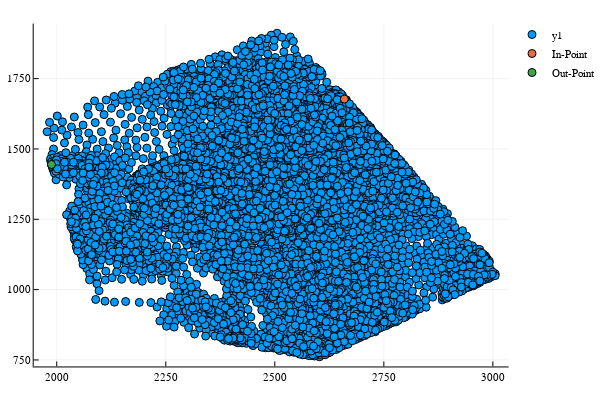

Notebook source saved alongside this figure:
### Code cell
using Plots
plotly()
key = [3]
## scatter the cluster point
Points = Data[:,Clusters[key]]
scatter(Points[1,:], Points[2,:])
## scatter the in-point
InPt = Clusters[key][In_Out_Dict[key][1]]
scatter!([Data[1,InPt]], [Data[2,InPt]], label = "In-Point")
## scatter the out-point
OutPt = Clusters[key][In_Out_Dict[key][2]]
scatter!([Data[1,OutPt]], [Data[2,OutPt]], label = "Out-Point")

### Figure 1 — Plotly figure (JSON) as saved in the notebook; plotly's stock layout.template omitted (floating-point values rounded to 4 significant figures; data arrays with more than 128 entries replaced by an {"elided": "..."} marker saying what was removed)
{"data": [{"colorbar": {"title": ""}, "hoverinfo": "text", "legendgroup": "y1", "marker": {"color": "rgba(0, 154, 250, 1.000)", "line": {"color": "rgba(0, 0, 0, 1.000)", "width": 1}, "size": 8, "symbol": "circle"}, "mode": "markers", "name": "y1", "showlegend": true, "text": {"elided": "12615 null values"}, "type": "scatter", "x": {"elided": "12615 float values"}, "xaxis": "x1", "y": {"elided": "12615 float values"}, "yaxis": "y1", "zmax": 0.1, "zmin": -0.1}, {"colorbar": {"title": ""}, "hoverinfo": "text", "legendgroup": "In-Point", "marker": {"color": "rgba(227, 111, 71, 1.000)", "line": {"color": "rgba(0, 0, 0, 1.000)", "width": 1}, "size": 8, "symbol": "circle"}, "mode": "markers", "name": "In-Point", "showlegend": true, "text": [null], "type": "scatter", "x": [2659.0], "xaxis": "x1", "y": [1677.0], "yaxis": "y1", "zmax": 0.1, "zmin": -0.1}, {"colorbar": {"title": ""}, "hoverinfo": "text", "legendgroup": "Out-Point", "marker": {"color": "rgba(62, 164, 78, 1.000)", "line": {"color": "rgba(0, 0, 0, 1.000)", "width": 1}, "size": 8, "symbol": "circle"}, "mode": "markers", "name": "Out-Point", "showlegend": true, "text": [null], "type": "scatter", "x": [1988.0], "xaxis": "x1", "y": [1445.0], "yaxis": "y1", "zmax": 0.1, "zmin": -0.1}], "layout": {"annotations": [], "height": 400, "legend": {"bgcolor": "rgba(255, 255, 255, 1.000)", "bordercolor": "rgba(0, 0, 0, 1.000)", "font": {"color": "rgba(0, 0, 0, 1.000)", "family": "sans-serif", "size": 11}, "tracegroupgap": 0, "x": 1, "y": 1}, "margin": {"b": 20, "l": 0, "r": 0, "t": 20}, "paper_bgcolor": "rgba(255, 255, 255, 1.000)", "plot_bgcolor": "rgba(255, 255, 255, 1.000)", "showlegend": true, "width": 600, "xaxis": {"anchor": "y1", "domain": [0.06582, 0.9934], "gridcolor": "rgba(0, 0, 0, 0.100)", "gridwidth": 0.5, "linecolor": "rgba(0, 0, 0, 1.000)", "mirror": false, "range": [1947.0, 3036.0], "showgrid": true, "showline": true, "showticklabels": true, "tickangle": 0, "tickcolor": "rgb(0, 0, 0)", "tickfont": {"color": "rgba(0, 0, 0, 1.000)", "family": "sans-serif", "size": 11}, "tickmode": "array", "ticks": "inside", "ticktext": ["2000", "2250", "2500", "2750", "3000"], "tickvals": [2000, 2250, 2500, 2750, 3000], "title": "", "titlefont": {"color": "rgba(0, 0, 0, 1.000)", "family": "sans-serif", "size": 15}, "type": "-", "visible": true, "zeroline": false, "zerolinecolor": "rgba(0, 0, 0, 1.000)"}, "yaxis": {"anchor": "x1", "domain": [0.03762, 0.9902], "gridcolor": "rgba(0, 0, 0, 0.100)", "gridwidth": 0.5, "linecolor": "rgba(0, 0, 0, 1.000)", "mirror": false, "range": [726.9, 1946.0], "showgrid": true, "showline": true, "showticklabels": true, "tickangle": 0, "tickcolor": "rgb(0, 0, 0)", "tickfont": {"color": "rgba(0, 0, 0, 1.000)", "family": "sans-serif", "size": 11}, "tickmode": "array", "ticks": "inside", "ticktext": ["750", "1000", "1250", "1500", "1750"], "tickvals": [750, 1000, 1250, 1500, 1750], "title": "", "titlefont": {"color": "rgba(0, 0, 0, 1.000)", "family": "sans-serif", "size": 15}, "type": "-", "visible": true, "zeroline": false, "zerolinecolor": "rgba(0, 0, 0, 1.000)"}}}
